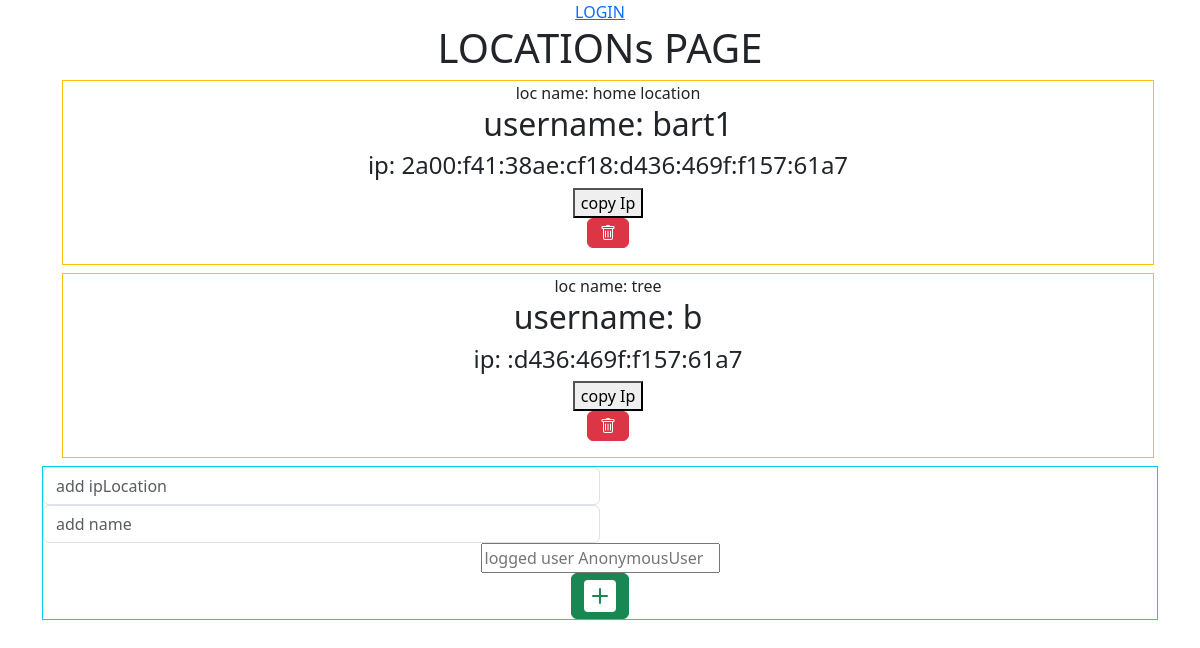
Page /location/ on the earlier database version.
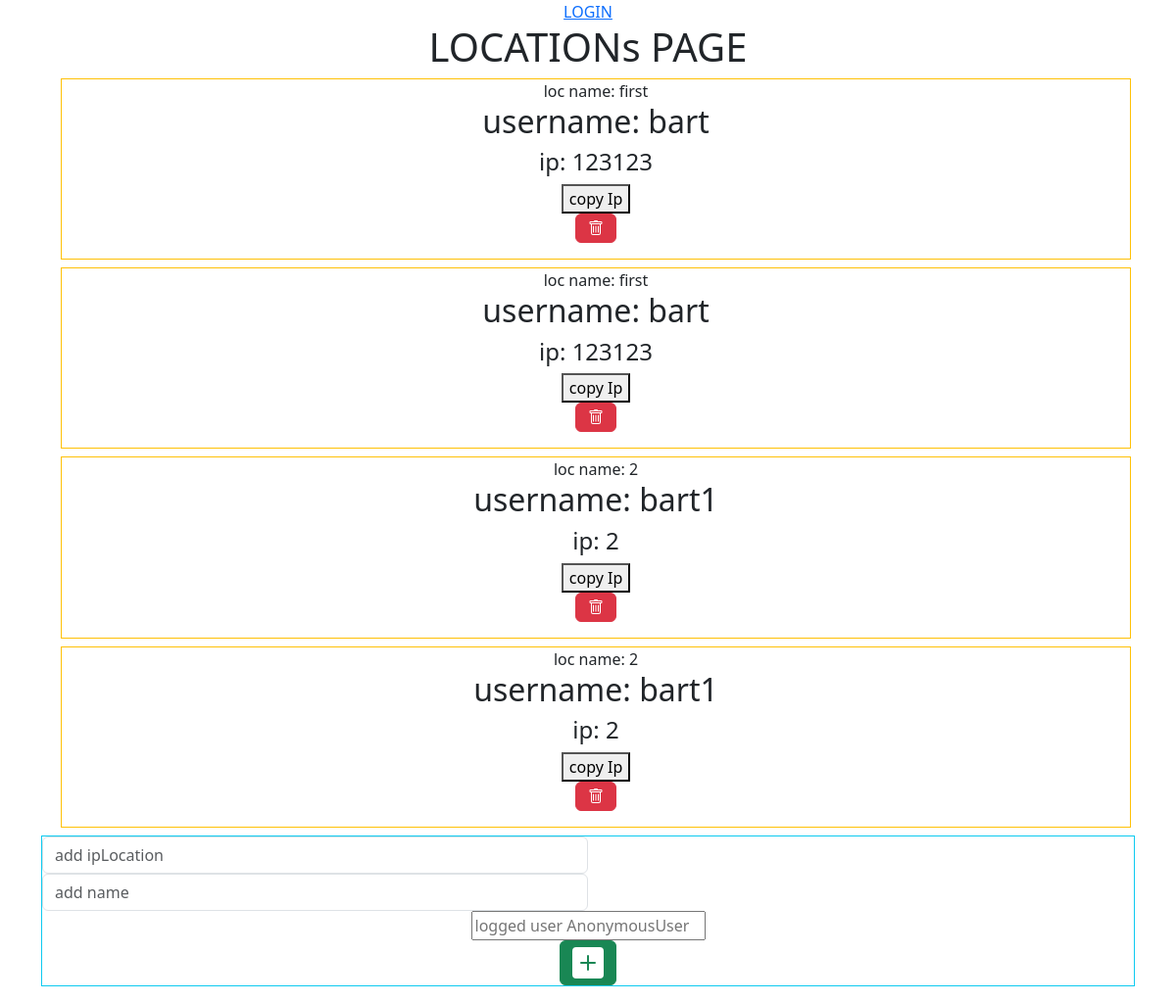
Same page on the later database version.
### backend/models.py (models this page shows, shortened)
class GeoLocation(models.Model):
    userLocations = models.ForeignKey(User, on_delete=models.CASCADE)
    ipLocation = models.TextField(max_length=100)
    name = models.CharField(max_length=100, default=None)
    objects = models.Manager()

### backend/views.py (the view)
# urls.py: path('', views.allLoc, name='all_loc'),
def allLoc(request):
    geo = GeoLocation.objects.all()
    context = {
        'geo': geo,
    }
    return render(request, 'backend/all_locations.html', context)

### backend/templates/backend/all_locations.html (shortened to what this page needs)
{% load static %}
{% load bootstrap5 %}
{% bootstrap_css %}
<html>
<head>
    {% load static %}
</head>
<body>
<div class="container text-center">
    <a href="{% url 'rest_framework:login' %}">LOGIN</a>
<h1 class="text-center">LOCATIONs PAGE</h1>
  <div class="container" id="mainContainer">
    {% for g in geo %}
        <div class="container border border-warning m-2">
            <span> loc name: {{ g.name }}</span>
            <h2> username: {{ g.userLocations }}</h2>
            <h4 id="ip" type="text"> ip: {{g.ipLocation}}</h4>
            <button onclick="myFunction()">copy Ip</button>
                 <form action="ip/del/{{g.id}}/"
                                    method="POST">{% csrf_token %}
                                    <button type="submit" value="del" class="btn btn-danger">
                                    </button>
                                </form>
        </div>
    {% endfor %}
    </div>
                        <form method="POST" action="ip/new/" class="border border-info">{% csrf_token %}
                            <div class="form-group">
                                <input type="text" class="w-50 form-control" placeholder="add ipLocation" name="ipLocation">
                            </div>
                            <div class="form-group">
                                <input type="text" class="w-50 form-control" placeholder="add name" name="name">
                            </div>
                            <div class="form-group">
                                <input placeholder="logged user {{user}}" name="userLocations_id" value="{{userLocations_id}}" readonly>
                            </div>
                        <button type="submit" class="btn btn-success">
                            <svg width="2em" height="2em" viewBox="0 0 16 16" class="bi bi-plus-square-fill" fill="currentColor">
                                <path fill-rule="evenodd" d="M2 0a2 2 0 0 0-2 2v12a2 2 0 0 0 2 2h12a2 2 0 0 0 2-2V2a2 2 0 0 0-2-2H2zm6.5 4.5a.5.5 0 0 0-1 0v3h-3a.5.5 0 0 0 0 1h3v3a.5.5 0 0 0 1 0v-3h3a.5.5 0 0 0 0-1h-3v-3z"/>
                              </svg>
                        </button>
                    </form>
</div>
</body>
</html>

Differences in the rows shown:
removed GeoLocation: name "home location", userLocations "bart1", ipLocation "2a00:f41:38ae:cf18:d436:469f:f157:61a7"
removed GeoLocation: name "tree", userLocations "b", ipLocation ":d436:469f:f157:61a7"
added GeoLocation: name "first", userLocations "bart", ipLocation "123123"
added GeoLocation: name "first", userLocations "bart", ipLocation "123123"
added GeoLocation: name "2", userLocations "bart1", ipLocation "2"
added GeoLocation: name "2", userLocations "bart1", ipLocation "2"
